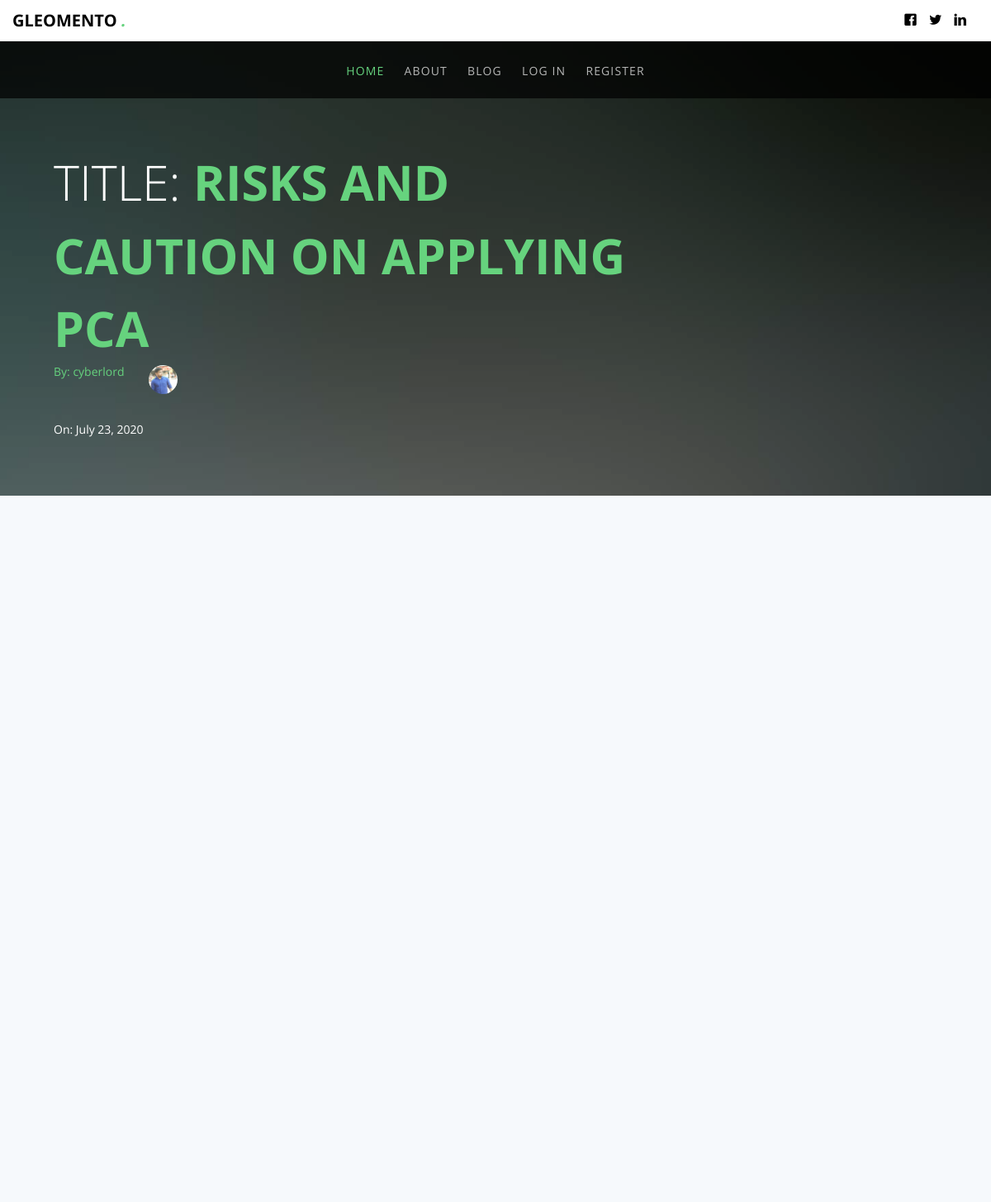
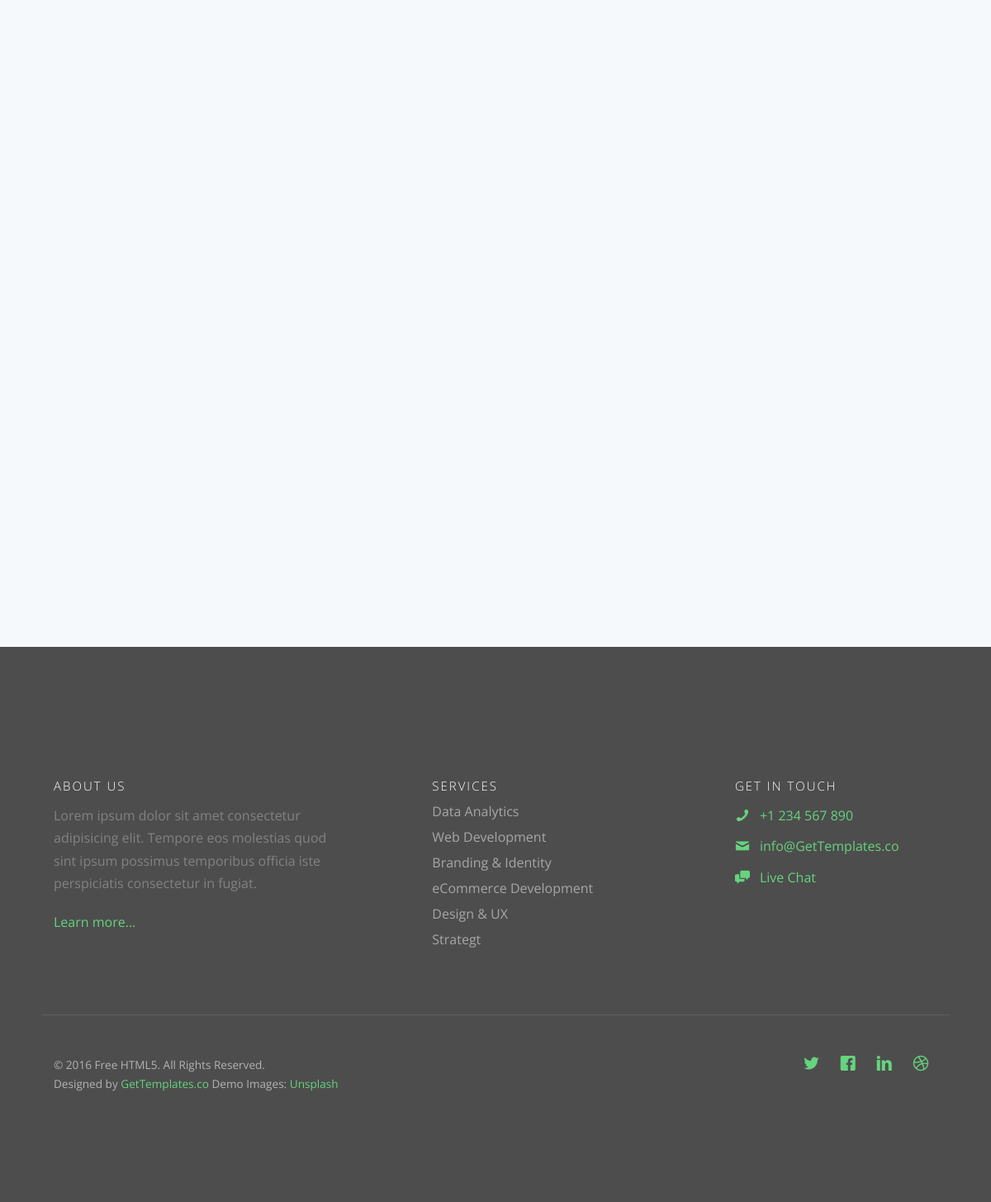
/blog/post/25/, run on the app's committed database (2 pictures, top to bottom).
### blog/models.py (models this page shows, shortened)
class Post(models.Model):
    title = models.CharField(max_length=100)
    content = models.TextField()
    summary = models.CharField(max_length=100)
    date_posted = models.DateTimeField(default=timezone.now)
    author = models.ForeignKey(User, on_delete=models.CASCADE)

### users/models.py (models this page shows, shortened)
class Profile(models.Model):
    user = models.OneToOneField(User, on_delete=models.CASCADE)
    profile_image = models.ImageField(default='default_dp.png', upload_to='profile_pics')
    bg_image = models.ImageField(default='default_bg.jpg', upload_to='background_pics')

### blog/views.py (the view)
# urls.py: path('blog/post/<int:pk>/', PostDetailView.as_view(), name='post-detail'),
class PostDetailView(DetailView):
    model = Post

### blog/templates/blog/post_detail.html (shortened to what this page needs)
{% extends 'blog/base.html' %}
{% load static %}
{% block content %}
<header id="gtco-header" class="gtco-cover gtco-cover-sm" role="banner" style="background-image: url(images/img_bg_3.jpg)" data-stellar-background-ratio="0.5">
		<div class="overlay"></div>
		<div class="gtco-container">
			<div class="row row-mt-15em" style="margin-top: 4em!important;">
				<div class="col-md-7 mt-text text-left animate-box" data-animate-effect="fadeInUp">
					<h1>TITLE: <strong> {{ object.title }} </strong></h1>
                    <div class="gtco-text text-left" >
					<h5 style="color: white; width: 150px; height: 50px"><a href="{% url 'user-posts' post.author.username %}">By: {{ object.author }}<img class="rounded-circle" style ="border-radius: 20px!important; height: 35px!important; width: 35px!important; float: right;"
								 src="{{ object.author.profile.profile_image.url}}"></a></h5>
                    <h5 style="color: white;">On: {{ object.date_posted|date:"F d, Y" }}</h5>
                    </div>
				</div>
			</div>
		</div>
	</header>
<div class="gtco-section gtco-gray-bg">
    <div class="gtco-container">
        <div class="row">
            <div class="col-md-12">
            </div>
        </div>
    </div>
</div>
{% endblock content %}

### blog/static/blog/css/style.css (style rules this page uses)
body { font-family: "Open Sans", Arial, sans-serif; font-weight: 400; font-size: 16px; line-height: 1.7; color: #777; background: #fff; }
a { color: #66D37E; -webkit-transition: 0.5s; -o-transition: 0.5s; transition: 0.5s; }
h1, h2, h3, h4, h5, h6, figure { color: #000; font-family: "Open Sans", Arial, sans-serif; font-weight: 400; margin: 0 0 20px 0; }
.gtco-container { max-width: 1100px; position: relative; margin: 0 auto; padding-left: 15px; padding-right: 15px; }
#gtco-header { position: absolute; top: 0; background: #4d4d4d; }
#gtco-header .overlay { position: absolute; top: 0; left: 0; right: 0; bottom: 0; background: rgba(0, 0, 0, 0.4); -webkit-transition: 0.5s; -o-transition: 0.5s; transition: 0.5s; }
#gtco-header .mt-text { margin-top: 7em; margin-bottom: 3em; }
#gtco-header h1, #gtco-header h2 { margin: 0; padding: 0; color: white; }
#gtco-header h1 { margin-bottom: 0px; font-size: 59px; line-height: 1.5; font-weight: 300; text-transform: uppercase !important; }
#gtco-header h1 strong { font-weight: 700; color: #66D37E; }
#gtco-header, #gtco-counter, .gtco-bg { background-size: cover; background-position: top center; background-repeat: no-repeat; position: relative; }
.gtco-cover { height: 900px; background-size: cover; background-position: center center; background-repeat: no-repeat; position: relative; float: left; width: 100%; }
.gtco-cover a { color: #66D37E; }
.gtco-cover .overlay { z-index: 1; position: absolute; bottom: 0; top: 0; left: 0; right: 0; background: rgba(0, 0, 0, 0.5); }
.gtco-cover > .gtco-container { position: relative; z-index: 10; }
.gtco-cover.gtco-cover-sm { height: 600px; }
#gtco-features, #gtco-features-2, #gtco-products, #gtco-services, #gtco-subscribe, #gtco-footer, .gtco-section { padding: 7em 0; clear: both; position: relative; }
@media (min-width: 992px) { .col-md-7 { width: 70%!important; } }
@media (min-width: 992px) { .gtco-gray-bg { background-color: #f6f9fc; } }
@media (min-width: 992px) { .row-mt-15em { margin-top: 15em; } }
@media (min-width: 992px) { .js .animate-box { opacity: 0; } }

### data on the page
Post: title "RISKS AND CAUTION ON APPLYING PCA", author "cyberlord", author.profile.profile_image (picture), date_posted "July 23, 2020"
